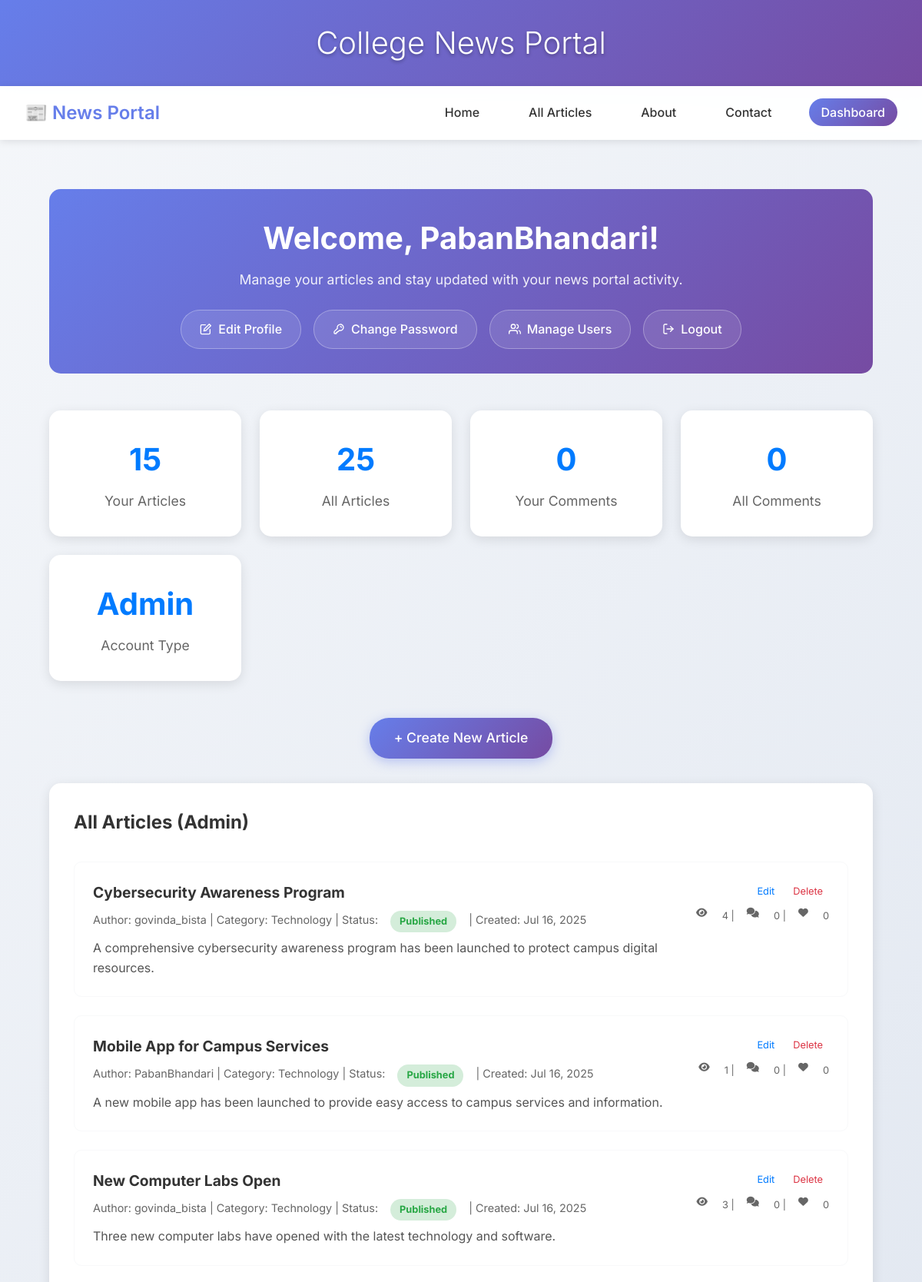
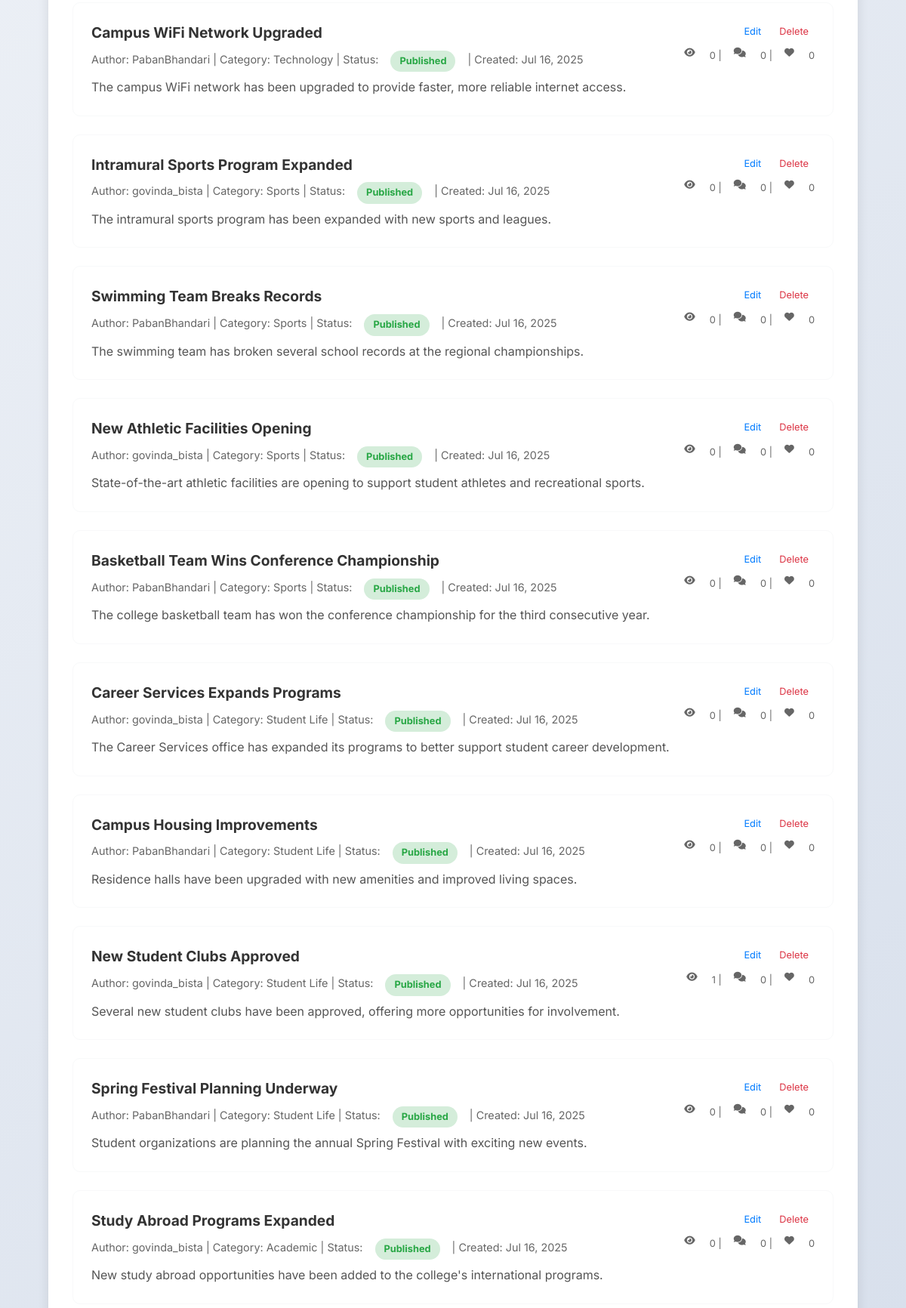
The page /dashboard/ (signed in, upper part) on the database its author committed (2 pictures, top to bottom).
### news/models.py (models this page shows, shortened)
class NewsArticle(models.Model):
    STATUS_CHOICES = [
        ('draft', 'Draft'),
        ('published', 'Published'),
        ('archived', 'Archived'),
    ]
    title = models.CharField(max_length=200)
    content = models.TextField()
    summary = models.TextField(max_length=500, blank=True)
    author = models.ForeignKey(User, on_delete=models.CASCADE, related_name='articles')
    category = models.ForeignKey(Category, on_delete=models.CASCADE, related_name='articles')
    status = models.CharField(max_length=20, choices=STATUS_CHOICES, default='draft')
    created_at = models.DateTimeField(auto_now_add=True)
    updated_at = models.DateTimeField(auto_now=True)
    published_at = models.DateTimeField(blank=True, null=True)
    views = models.PositiveIntegerField(default=0)
    class Meta:
        ordering = ['-published_at', '-created_at']
    @property
    def like_count(self):
        return self.likes.count()
    @property
    def comment_count(self):
        return self.comments.filter(is_approved=True).count()

class Category(models.Model):
    name = models.CharField(max_length=100)
    description = models.TextField(blank=True)
    created_at = models.DateTimeField(auto_now_add=True)
    class Meta:
        verbose_name_plural = "Categories"

### news/views.py (the view, shortened to what this page needs)
# urls.py: path('dashboard/', views.dashboard, name='dashboard'),
@login_required
def dashboard(request):
    user_profile, created = UserProfile.objects.get_or_create(user=request.user)
    if request.user.is_superuser:
        all_articles = NewsArticle.objects.all().order_by('-created_at')
        all_comments = Comment.objects.all().order_by('-created_at')
        admin_own_articles = NewsArticle.objects.filter(author=request.user).order_by('-created_at')
        admin_own_comments = Comment.objects.filter(author=request.user).order_by('-created_at')
        is_admin = True
        context = {
            'user_profile': user_profile,
            'user_articles': admin_own_articles,
            'user_comments': admin_own_comments,
            'all_articles': all_articles,
            'all_comments': all_comments,
            'is_editor': user_profile.is_editor,
            'is_admin': is_admin,
        }
    return render(request, 'dashboard.html', context)

### news/templates/dashboard.html (shortened to what this page needs)
{% extends 'base_home.html' %}
{% block content %}
<div class="dashboard-container">
    <div class="dashboard-header">
        <h1>Welcome, {{ user.username }}!</h1>
        <p>Manage your articles and stay updated with your news portal activity.</p>
        <div class="dashboard-actions">
            <a href="{% url 'edit_profile' %}" class="btn btn-outline edit-profile-btn">
                Edit Profile
            </a>
            <a href="{% url 'change_password' %}" class="btn btn-outline change-password-btn">
                Change Password
            </a>
            {% if user.is_superuser %}
            <a href="{% url 'manage_users' %}" class="btn btn-outline manage-users-btn">
                Manage Users
            </a>
            {% endif %}
            <a href="{% url 'logout_confirm' %}" class="btn btn-outline logout-dashboard-btn">
                Logout
            </a>
        </div>
    </div>
    <div class="dashboard-stats">
        <div class="stat-card">
            <h3>{{ user_articles.count }}</h3>
            <p>Your Articles</p>
        </div>
        {% if user.is_superuser %}
        <div class="stat-card">
            <h3>{{ all_articles.count }}</h3>
            <p>All Articles</p>
        </div>
        {% endif %}
        <div class="stat-card">
            <h3>{{ user_comments.count }}</h3>
            <p>Your Comments</p>
        </div>
        {% if user.is_superuser %}
        <div class="stat-card">
            <h3>{{ all_comments.count }}</h3>
            <p>All Comments</p>
        </div>
        {% endif %}
        <div class="stat-card">
            <h3>
                {% if user.is_superuser %}Admin{% elif user_profile.is_editor %}Editor{% else %}Reader{% endif %}
            </h3>
            <p>Account Type</p>
        </div>
    </div>
    {% if user.is_superuser or user_profile.is_editor %}
    <div style="text-align:center; margin-bottom:2rem;">
        <a href="{% url 'create_article' %}" class="btn btn-primary" style="font-size:1.1rem; padding:0.75rem 2rem;">+ Create New Article</a>
    </div>
    {% endif %}
    {% if user.is_superuser %}
    <div class="dashboard-section" style="margin-bottom:2.5rem;">
        <div class="section-header">
            <h2>All Articles (Admin)</h2>
        </div>
        {% if all_articles %}
        <div class="articles-list">
            {% for article in all_articles %}
            <div class="article-item">
                <div class="article-info">
                    <h3><a href="{% url 'article_detail' article.id %}">{{ article.title }}</a></h3>
                    <p class="article-meta">
                        Author: {{ article.author.username }} |
                        Category: {{ article.category.name }} |
                        Status: <span class="status-{{ article.status }}">{{ article.status|title }}</span> |
                        Created: {{ article.created_at|date:"M d, Y" }}
                    </p>
                    <p class="article-summary">{{ article.summary|default:article.content|truncatewords:30 }}</p>
                </div>
                <div class="article-actions">
                    <div class="action-buttons">
                        <a href="{% url 'edit_article' article.id %}" class="btn-edit">Edit</a>
                        <a href="#" class="btn-delete" onclick="showDeleteArticleConfirmation({{ article.id }}, '{{ article.title|escapejs }}')">Delete</a>
                    </div>
                    <span class="article-stats">
                        <i class="fas fa-eye"></i> {{ article.views }} | <i class="fas fa-comments"></i> {{ article.comment_count }} | <i class="fas fa-heart"></i> {{ article.like_count }}
                    </span>
                </div>
            </div>
            {% endfor %}
        </div>
        {% else %}
        <div class="empty-state">
            <p>No articles found.</p>
        </div>
        {% endif %}
    </div>
    {% endif %}
</div>
{% endblock %}

### news/templates/base_home.html (style rules this page uses)
* { margin: 0; padding: 0; box-sizing: border-box; }
body { font-family: 'Inter', 'Segoe UI', Tahoma, Geneva, Verdana, sans-serif; line-height: 1.6; background: linear-gradient(135deg, #f5f7fa 0%, #c3cfe2 100%); min-height: 100vh; }
.btn { background: linear-gradient(135deg, #667eea 0%, #764ba2 100%); color: white; padding: 0.75rem 1.5rem; border: none; border-radius: 25px; cursor: pointer; font-weight: 500; transition: all 0.3s ease; text-decoration: none; display: inline-block; box-shadow: 0 4px 15px rgba(102, 126, 234, 0.4); }
.btn-primary { background: linear-gradient(135deg, #667eea 0%, #764ba2 100%); }
.btn-outline { background: transparent; color: #667eea; border: 2px solid #667eea; box-shadow: none; }
.article-meta { color: #666; font-size: 0.9rem; margin-bottom: 1rem; display: flex; gap: 1rem; flex-wrap: wrap; }
.article-summary { color: #555; margin-bottom: 1.5rem; line-height: 1.6; }
.article-stats { display: flex; gap: 1rem; font-size: 0.8rem; color: #666; }
html { scroll-behavior: smooth; }
.fas { margin-right: 0.3rem; }
.article-stats i { margin-right: 0.2rem; }

### news/templates/dashboard.html (style rules this page uses)
.dashboard-container { max-width: 1200px; margin: 0 auto; padding: 2rem; }
.dashboard-header { text-align: center; margin-bottom: 3rem; padding: 2rem; background: linear-gradient(135deg, #667eea 0%, #764ba2 100%); color: white; border-radius: 15px; }
.dashboard-header h1 { font-size: 2.5rem; margin-bottom: 0.5rem; font-weight: bold; }
.dashboard-header p { font-size: 1.1rem; opacity: 0.9; }
.dashboard-actions { margin-top: 1.5rem; }
.dashboard-actions { display: flex; gap: 1rem; justify-content: center; flex-wrap: wrap; }
.edit-profile-btn, .change-password-btn, .manage-users-btn, .logout-dashboard-btn { display: flex; align-items: center; gap: 0.5rem; background: rgba(255,255,255,0.1); border: 1px solid rgba(255,255,255,0.3); color: white; transition: all 0.3s ease; }
.dashboard-stats { display: grid; grid-template-columns: repeat(auto-fit, minmax(200px, 1fr)); gap: 1.5rem; margin-bottom: 3rem; }
.stat-card { background: white; padding: 2rem; border-radius: 15px; text-align: center; box-shadow: 0 4px 15px rgba(0,0,0,0.1); transition: transform 0.3s ease; }
.stat-card h3 { font-size: 2.5rem; color: #007bff; margin-bottom: 0.5rem; font-weight: bold; }
.stat-card p { color: #666; font-size: 1.1rem; margin: 0; }
.dashboard-section { background: white; border-radius: 15px; padding: 2rem; box-shadow: 0 4px 15px rgba(0,0,0,0.1); }
.section-header { display: flex; justify-content: space-between; align-items: center; margin-bottom: 2rem; flex-wrap: wrap; gap: 1rem; }
.section-header h2 { color: #333; font-size: 1.5rem; margin: 0; }
.articles-list { display: grid; gap: 1.5rem; }
.article-item { display: flex; justify-content: space-between; align-items: flex-start; padding: 1.5rem; border: 1px solid #f8f9fa; border-radius: 10px; transition: all 0.3s ease; gap: 1rem; }
.article-info { flex: 1; }
.article-info h3 { margin-bottom: 0.5rem; font-size: 1.2rem; }
.article-info h3 a { color: #333; text-decoration: none; transition: color 0.3s ease; }
.article-meta { color: #666; font-size: 0.9rem; margin-bottom: 0.5rem; }
.article-summary { color: #555; line-height: 1.6; margin: 0; }
.article-actions { display: flex; flex-direction: column; gap: 0.5rem; flex-shrink: 0; align-items: flex-end; }
.action-buttons { display: flex; gap: 0.5rem; flex-wrap: wrap; }
.btn-edit, .btn-delete { display: flex; align-items: center; gap: 0.25rem; padding: 0.25rem 0.5rem; border: none; border-radius: 4px; font-size: 0.8rem; cursor: pointer; transition: all 0.3s ease; background: transparent; text-decoration: none; }
.btn-edit { color: #007bff; }
.btn-delete { color: #dc3545; }
.status-published { color: #28a745; font-weight: bold; background: #d4edda; padding: 0.25rem 0.75rem; border-radius: 15px; font-size: 0.8rem; }

### rows shown on the page
NewsArticle: title "Cybersecurity Awareness Program", author.username "govinda_bista", category.name "Technology", status "Published", created_at "Jul 16, 2025", summary "A comprehensive cybersecurity awareness program has been launched to protect campus digital resources.", views "4", comment_count "0", like_count "0"
NewsArticle: title "Mobile App for Campus Services", author.username "PabanBhandari", category.name "Technology", status "Published", created_at "Jul 16, 2025", summary "A new mobile app has been launched to provide easy access to campus services and information.", views "1", comment_count "0", like_count "0"
NewsArticle: title "New Computer Labs Open", author.username "govinda_bista", category.name "Technology", status "Published", created_at "Jul 16, 2025", summary "Three new computer labs have opened with the latest technology and software.", views "3", comment_count "0", like_count "0"
NewsArticle: title "Campus WiFi Network Upgraded", author.username "PabanBhandari", category.name "Technology", status "Published", created_at "Jul 16, 2025", summary "The campus WiFi network has been upgraded to provide faster, more reliable internet access.", views "0", comment_count "0", like_count "0"
NewsArticle: title "Intramural Sports Program Expanded", author.username "govinda_bista", category.name "Sports", status "Published", created_at "Jul 16, 2025", summary "The intramural sports program has been expanded with new sports and leagues.", views "0", comment_count "0", like_count "0"
NewsArticle: title "Swimming Team Breaks Records", author.username "PabanBhandari", category.name "Sports", status "Published", created_at "Jul 16, 2025", summary "The swimming team has broken several school records at the regional championships.", views "0", comment_count "0", like_count "0"
NewsArticle: title "New Athletic Facilities Opening", author.username "govinda_bista", category.name "Sports", status "Published", created_at "Jul 16, 2025", summary "State-of-the-art athletic facilities are opening to support student athletes and recreational sports.", views "0", comment_count "0", like_count "0"
NewsArticle: title "Basketball Team Wins Conference Championship", author.username "PabanBhandari", category.name "Sports", status "Published", created_at "Jul 16, 2025", summary "The college basketball team has won the conference championship for the third consecutive year.", views "0", comment_count "0", like_count "0"
NewsArticle: title "Career Services Expands Programs", author.username "govinda_bista", category.name "Student Life", status "Published", created_at "Jul 16, 2025", summary "The Career Services office has expanded its programs to better support student career development.", views "0", comment_count "0", like_count "0"
NewsArticle: title "Campus Housing Improvements", author.username "PabanBhandari", category.name "Student Life", status "Published", created_at "Jul 16, 2025", summary "Residence halls have been upgraded with new amenities and improved living spaces.", views "0", comment_count "0", like_count "0"
NewsArticle: title "New Student Clubs Approved", author.username "govinda_bista", category.name "Student Life", status "Published", created_at "Jul 16, 2025", summary "Several new student clubs have been approved, offering more opportunities for involvement.", views "1", comment_count "0", like_count "0"
NewsArticle: title "Spring Festival Planning Underway", author.username "PabanBhandari", category.name "Student Life", status "Published", created_at "Jul 16, 2025", summary "Student organizations are planning the annual Spring Festival with exciting new events.", views "0", comment_count "0", like_count "0"
NewsArticle: title "Study Abroad Programs Expanded", author.username "govinda_bista", category.name "Academic", status "Published", created_at "Jul 16, 2025", summary "New study abroad opportunities have been added to the college's international programs.", views "0", comment_count "0", like_count "0"

### other values the page prints
{{ user.username }} "PabanBhandari"
{{ user_articles.count }} "15"
{{ all_articles.count }} "25"
{{ user_comments.count }} "0"
{{ all_comments.count }} "0"
